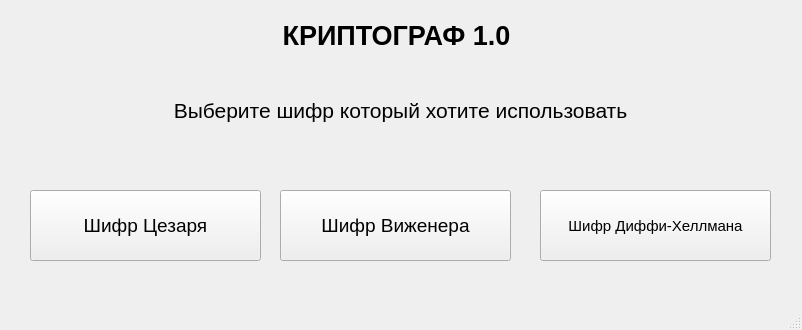
<?xml version="1.0" encoding="UTF-8"?>
<ui version="4.0">
 <class>MainWindow</class>
 <widget class="QMainWindow" name="MainWindow">
  <property name="geometry">
   <rect>
    <x>0</x>
    <y>0</y>
    <width>802</width>
    <height>330</height>
   </rect>
  </property>
  <property name="windowTitle">
   <string>Criptograph 1.0</string>
  </property>
  <widget class="QWidget" name="centralwidget">
   <widget class="QLabel" name="namelabel">
    <property name="geometry">
     <rect>
      <x>16</x>
      <y>10</y>
      <width>761</width>
      <height>51</height>
     </rect>
    </property>
    <property name="baseSize">
     <size>
      <width>0</width>
      <height>0</height>
     </size>
    </property>
    <property name="font">
     <font>
      <pointsize>20</pointsize>
      <weight>75</weight>
      <bold>true</bold>
     </font>
    </property>
    <property name="layoutDirection">
     <enum>Qt::LeftToRight</enum>
    </property>
    <property name="text">
     <string>КРИПТОГРАФ 1.0</string>
    </property>
    <property name="alignment">
     <set>Qt::AlignCenter</set>
    </property>
   </widget>
   <widget class="QLabel" name="label">
    <property name="geometry">
     <rect>
      <x>20</x>
      <y>70</y>
      <width>761</width>
      <height>81</height>
     </rect>
    </property>
    <property name="font">
     <font>
      <pointsize>16</pointsize>
     </font>
    </property>
    <property name="text">
     <string>Выберите шифр который хотите использовать</string>
    </property>
    <property name="alignment">
     <set>Qt::AlignCenter</set>
    </property>
   </widget>
   <widget class="QPushButton" name="ceasar_pushButton">
    <property name="geometry">
     <rect>
      <x>30</x>
      <y>190</y>
      <width>231</width>
      <height>71</height>
     </rect>
    </property>
    <property name="font">
     <font>
      <pointsize>14</pointsize>
     </font>
    </property>
    <property name="text">
     <string>Шифр Цезаря</string>
    </property>
   </widget>
   <widget class="QPushButton" name="vigener_pushButton">
    <property name="geometry">
     <rect>
      <x>280</x>
      <y>190</y>
      <width>231</width>
      <height>71</height>
     </rect>
    </property>
    <property name="font">
     <font>
      <pointsize>14</pointsize>
     </font>
    </property>
    <property name="text">
     <string>Шифр Виженера</string>
    </property>
   </widget>
   <widget class="QPushButton" name="dif_hel_pushButton">
    <property name="geometry">
     <rect>
      <x>540</x>
      <y>190</y>
      <width>231</width>
      <height>71</height>
     </rect>
    </property>
    <property name="font">
     <font>
      <pointsize>11</pointsize>
     </font>
    </property>
    <property name="text">
     <string>Шифр Диффи-Хеллмана</string>
    </property>
   </widget>
  </widget>
  <widget class="QMenuBar" name="menubar">
   <property name="geometry">
    <rect>
     <x>0</x>
     <y>0</y>
     <width>802</width>
     <height>26</height>
    </rect>
   </property>
  </widget>
  <widget class="QStatusBar" name="statusbar">
   <property name="enabled">
    <bool>true</bool>
   </property>
  </widget>
 </widget>
 <resources/>
 <connections/>
</ui>
